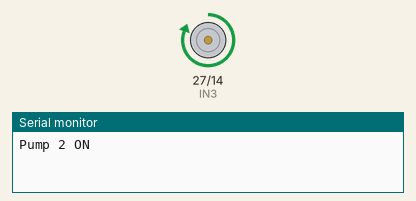
Bench run of a sketch on a simulated ESP32. On the bench: motor-driver pin pairs drawn as motors (green arrow = first pin HIGH = forward, orange = second pin HIGH = backward, longer = more drive), the last lines printed to the serial monitor. At 2.5 s the program stops and its outputs stay as they are.

Above: at 0.1 s.
At 2.6 s:
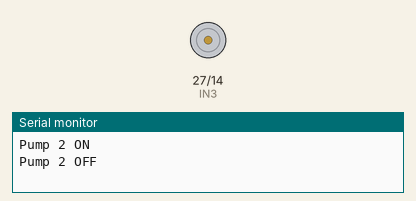
Timing chart, 0 to 4.0 s (numbered marks = the images above):
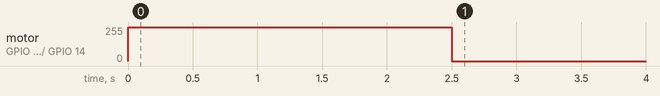

The sketch:

pump2_volume_test_esp32.ino
```cpp
#define IN3  27  // Pump 2 ON
#define IN4  14  // Pump 2 OFF

void setup() {
  pinMode(IN3, OUTPUT);
  pinMode(IN4, OUTPUT);

  Serial.begin(115200);
}

void loop() {
  Serial.println("Pump 2 ON");
  digitalWrite(IN3, HIGH);
  digitalWrite(IN4, LOW);
  delay(2500);

  Serial.println("Pump 2 OFF");
  digitalWrite(IN3, LOW);
  digitalWrite(IN4, LOW);

  while (true); // Stops further execution
}
```

Measured:
- by itself, motor on GPIO 27 (IN3) / GPIO 14 (IN4): stopped → forward 255/255 at 0.00 s, → stopped 2.5 s later
